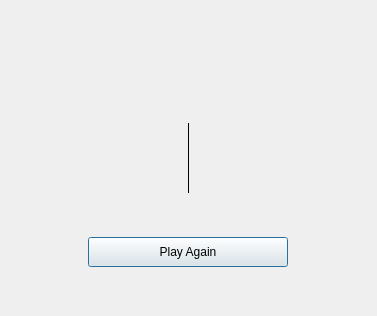
<?xml version="1.0" encoding="UTF-8"?>
<ui version="4.0">
 <class>game_over_menu</class>
 <widget class="QDialog" name="game_over_menu">
  <property name="geometry">
   <rect>
    <x>0</x>
    <y>0</y>
    <width>377</width>
    <height>316</height>
   </rect>
  </property>
  <property name="sizePolicy">
   <sizepolicy hsizetype="Minimum" vsizetype="Minimum">
    <horstretch>0</horstretch>
    <verstretch>0</verstretch>
   </sizepolicy>
  </property>
  <property name="windowTitle">
   <string>Dialog</string>
  </property>
  <layout class="QVBoxLayout" name="verticalLayout">
   <property name="spacing">
    <number>0</number>
   </property>
   <property name="leftMargin">
    <number>10</number>
   </property>
   <property name="topMargin">
    <number>10</number>
   </property>
   <property name="rightMargin">
    <number>10</number>
   </property>
   <property name="bottomMargin">
    <number>10</number>
   </property>
   <item>
    <widget class="QFrame" name="frame">
     <property name="sizePolicy">
      <sizepolicy hsizetype="Minimum" vsizetype="Minimum">
       <horstretch>0</horstretch>
       <verstretch>0</verstretch>
      </sizepolicy>
     </property>
     <property name="frameShape">
      <enum>QFrame::NoFrame</enum>
     </property>
     <property name="frameShadow">
      <enum>QFrame::Raised</enum>
     </property>
     <layout class="QVBoxLayout" name="verticalLayout_2">
      <property name="spacing">
       <number>0</number>
      </property>
      <property name="leftMargin">
       <number>15</number>
      </property>
      <property name="topMargin">
       <number>15</number>
      </property>
      <property name="rightMargin">
       <number>15</number>
      </property>
      <property name="bottomMargin">
       <number>15</number>
      </property>
      <item>
       <widget class="QFrame" name="label_container">
        <property name="frameShape">
         <enum>QFrame::NoFrame</enum>
        </property>
        <property name="frameShadow">
         <enum>QFrame::Raised</enum>
        </property>
        <layout class="QVBoxLayout" name="verticalLayout_3">
         <property name="spacing">
          <number>0</number>
         </property>
         <property name="leftMargin">
          <number>0</number>
         </property>
         <property name="topMargin">
          <number>0</number>
         </property>
         <property name="rightMargin">
          <number>0</number>
         </property>
         <property name="bottomMargin">
          <number>0</number>
         </property>
         <item>
          <widget class="QLabel" name="title">
           <property name="text">
            <string/>
           </property>
           <property name="alignment">
            <set>Qt::AlignCenter</set>
           </property>
          </widget>
         </item>
         <item>
          <widget class="QLabel" name="resign_message">
           <property name="text">
            <string/>
           </property>
           <property name="alignment">
            <set>Qt::AlignCenter</set>
           </property>
          </widget>
         </item>
        </layout>
       </widget>
      </item>
      <item>
       <widget class="QFrame" name="body_container">
        <property name="frameShape">
         <enum>QFrame::NoFrame</enum>
        </property>
        <property name="frameShadow">
         <enum>QFrame::Raised</enum>
        </property>
        <layout class="QHBoxLayout" name="horizontalLayout">
         <item>
          <widget class="QFrame" name="player_score_container">
           <property name="sizePolicy">
            <sizepolicy hsizetype="Preferred" vsizetype="Preferred">
             <horstretch>1</horstretch>
             <verstretch>0</verstretch>
            </sizepolicy>
           </property>
           <property name="frameShape">
            <enum>QFrame::NoFrame</enum>
           </property>
           <property name="frameShadow">
            <enum>QFrame::Raised</enum>
           </property>
           <layout class="QHBoxLayout" name="horizontalLayout_3">
            <property name="spacing">
             <number>0</number>
            </property>
            <property name="leftMargin">
             <number>0</number>
            </property>
            <property name="topMargin">
             <number>0</number>
            </property>
            <property name="rightMargin">
             <number>0</number>
            </property>
            <property name="bottomMargin">
             <number>0</number>
            </property>
            <item>
             <layout class="QVBoxLayout" name="player_score_layout"/>
            </item>
           </layout>
          </widget>
         </item>
         <item>
          <widget class="QFrame" name="line_container">
           <property name="frameShape">
            <enum>QFrame::NoFrame</enum>
           </property>
           <property name="frameShadow">
            <enum>QFrame::Raised</enum>
           </property>
           <layout class="QHBoxLayout" name="horizontalLayout_5">
            <property name="spacing">
             <number>0</number>
            </property>
            <property name="leftMargin">
             <number>0</number>
            </property>
            <property name="topMargin">
             <number>0</number>
            </property>
            <property name="rightMargin">
             <number>0</number>
            </property>
            <property name="bottomMargin">
             <number>0</number>
            </property>
            <item>
             <widget class="QFrame" name="line">
              <property name="minimumSize">
               <size>
                <width>1</width>
                <height>0</height>
               </size>
              </property>
              <property name="maximumSize">
               <size>
                <width>1</width>
                <height>16777215</height>
               </size>
              </property>
              <property name="frameShape">
               <enum>QFrame::VLine</enum>
              </property>
              <property name="frameShadow">
               <enum>QFrame::Plain</enum>
              </property>
             </widget>
            </item>
           </layout>
          </widget>
         </item>
         <item>
          <widget class="QFrame" name="bot_score_container">
           <property name="sizePolicy">
            <sizepolicy hsizetype="Preferred" vsizetype="Preferred">
             <horstretch>1</horstretch>
             <verstretch>0</verstretch>
            </sizepolicy>
           </property>
           <property name="frameShape">
            <enum>QFrame::NoFrame</enum>
           </property>
           <property name="frameShadow">
            <enum>QFrame::Raised</enum>
           </property>
           <layout class="QHBoxLayout" name="horizontalLayout_2">
            <property name="spacing">
             <number>0</number>
            </property>
            <property name="leftMargin">
             <number>0</number>
            </property>
            <property name="topMargin">
             <number>0</number>
            </property>
            <property name="rightMargin">
             <number>0</number>
            </property>
            <property name="bottomMargin">
             <number>0</number>
            </property>
            <item>
             <layout class="QVBoxLayout" name="bot_score_layout"/>
            </item>
           </layout>
          </widget>
         </item>
        </layout>
       </widget>
      </item>
      <item>
       <widget class="QFrame" name="button_container">
        <property name="frameShape">
         <enum>QFrame::NoFrame</enum>
        </property>
        <property name="frameShadow">
         <enum>QFrame::Raised</enum>
        </property>
        <layout class="QHBoxLayout" name="horizontalLayout_4">
         <property name="topMargin">
          <number>20</number>
         </property>
         <item>
          <widget class="QPushButton" name="rematch_button">
           <property name="sizePolicy">
            <sizepolicy hsizetype="Fixed" vsizetype="Fixed">
             <horstretch>0</horstretch>
             <verstretch>0</verstretch>
            </sizepolicy>
           </property>
           <property name="minimumSize">
            <size>
             <width>200</width>
             <height>30</height>
            </size>
           </property>
           <property name="text">
            <string>Play Again</string>
           </property>
          </widget>
         </item>
        </layout>
       </widget>
      </item>
     </layout>
    </widget>
   </item>
  </layout>
 </widget>
 <resources/>
 <connections/>
</ui>
